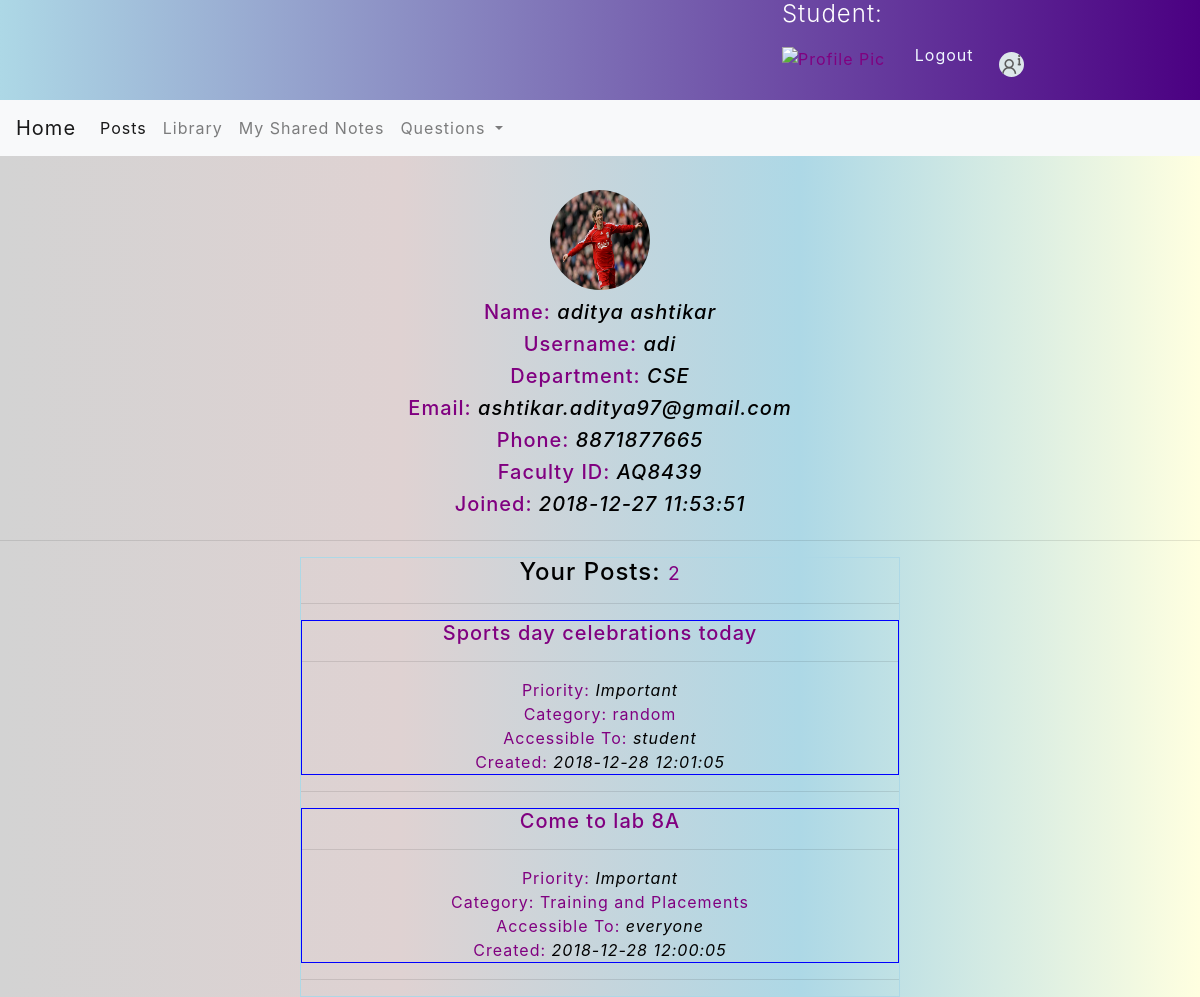
The page /profile.php?id=1 on the database its author committed.
### tables this page shows
CREATE TABLE `users` (
  `id` int(11) NOT NULL,
  `firstName` varchar(100) NOT NULL,
  `lastName` varchar(100) NOT NULL,
  `username` varchar(255) NOT NULL,
  `department` varchar(50) NOT NULL,
  `email` varchar(255) NOT NULL,
  `phone` varchar(20) NOT NULL,
  `password` varchar(255) NOT NULL,
  `faculty_id` varchar(200) NOT NULL,
  `is_faculty` tinyint(4) NOT NULL DEFAULT '0',
  `is_HOD` tinyint(4) NOT NULL DEFAULT '0',
  `is_CR` tinyint(4) NOT NULL DEFAULT '0',
  `profile_pic` text NOT NULL,
  `isVerified` tinyint(4) NOT NULL DEFAULT '0',
  `token` text NOT NULL,
  `created` datetime NOT NULL,
  `cookieToken` varchar(255) NOT NULL
);

CREATE TABLE `post` (
  `id` int(11) NOT NULL,
  `content` text NOT NULL,
  `cat_id` varchar(10) NOT NULL,
  `isImportant` tinyint(4) NOT NULL DEFAULT '0',
  `access_to` varchar(20) NOT NULL,
  `user_id` int(11) NOT NULL,
  `created` datetime NOT NULL,
  `status` tinyint(4) NOT NULL DEFAULT '1'
);

CREATE TABLE `category` (
  `id` int(11) NOT NULL,
  `name` varchar(50) NOT NULL,
  `isRandom` tinyint(4) NOT NULL,
  `postId` int(11) NOT NULL,
  `status` tinyint(4) NOT NULL DEFAULT '1'
);

### classes/User.php (called while the page is built, shortened)
<?php
	class User {
		private $pic;
		private $faculty_id;
		private $firstName;
		private $lastName;
		private $dept;
		private $created;
		private $username;
		private $email;
		private $phone;
		public function __construct($con, $username) {
			$result = mysqli_query($con, "SELECT * FROM users WHERE username='$username'");
			$row = mysqli_fetch_array($result);
			$this->pic = $row['profile_pic'];
			$this->is_faculty = $row['is_faculty'];
			$this->firstName = $row['firstName'];
			$this->lastName = $row['lastName'];
			$this->dept = $row['department'];
			$this->email = $row['email'];
			$this->phone = $row['phone'];
			$this->created = $row['created'];
			$this->username = $username;
			$this->faculty_id = $row['faculty_id'];
		}
		public function getFacId() {
			return $this->faculty_id;
		}
		public function getName() {
			return $this->firstName . " " . $this->lastName;
		}
		public function getUsername() {
			return $this->username;
		}
		public function getCreated() {
			return $this->created;
		}
		public function getPic() {
			return $this->pic;
		}
		public function getDept() {
			return $this->dept;
		}
		public function getMail() {
			return $this->email;
		}
		public function getPhone() {
			return $this->phone;
		}
	}
?>

### classes/Category.php (called while the page is built, shortened)
<?php
	class Category {
		private $name;
		public function __construct($con, $id) {
			$this->con = $con;
			$result = mysqli_query($this->con, "SELECT * FROM category WHERE id='$id' AND status=1");
			$row=mysqli_fetch_array($result);
			$this->name = $row['name'];
		}
		public function getName() {
			return $this->name;
		}
	}
?>

### profile.php (the view, shortened to what this page needs)
<?php
	include('includes/config.php');
	include('classes/User.php');
	include('classes/Category.php');
	$id = $_GET['id'];
	$res = mysqli_query($con, "SELECT username FROM users WHERE id='$id'");
	$row= mysqli_fetch_array($res);
	$username = $row['username'];
	$user = new User($con, $username);
	include('includes/header.php');
?>
<?php include('includes/logged/finalNav.php'); ?>
<div id="UserProfileThings">
	<div id="UserProfileInformation">
		<div class="userProfileImage">
			<img src="<?php echo $user->getPic(); ?>" height=50 width=50>
		</div>
		<h5>Name: <em><?php echo $user->getName(); ?></em></h5>
		<h5>Username: <em><?php echo $user->getUsername(); ?></em></h5>
		<h5>Department: <em><?php echo $user->getDept(); ?></em></h5>
		<h5>Email: <em><?php echo $user->getMail(); ?></em></h5>
		<h5>Phone: <em><?php echo $user->getPhone(); ?></em></h5>
		<?php if ($user->is_faculty || $user->is_HOD) {
			echo "<h5>Faculty ID: <em>" . $user->getFacId() . "</em></h5>";
		} ?>
		<h5>Joined: <em><?php echo $user->getCreated(); ?></em></h5>
	</div>
	<hr>
</div>
<div id="UserProfilePosts">
		<?php
			$posts = mysqli_query($con, "SELECT * FROM post WHERE user_id ='$id' ORDER BY id DESC");
		?>
			<h4 style="color: black;">Your Posts: <small><?php echo mysqli_num_rows($posts); ?></small></h4><hr>
		<?php
			while ($posts_row = mysqli_fetch_array($posts)) {
		?>
				<div class="postByUser" style="border: 1px solid blue;">
					<h5><?php echo substr(str_replace("\n", "<br>", $posts_row['content']), 0, 60); if(strlen($posts_row['content']) >60) echo "....<small>Read more</small>"; ?></h5>
					<hr>
					Priority: <em><?php if($posts_row['isImportant']) echo "Important"; else echo "Not Important"; ?></em><br>
					Category:
					<?php
						$cat_id = $posts_row['cat_id'];
						$cat = new Category($con, $cat_id);
						echo $cat->getName();
					?><br>
					Accessible To: <em><?php echo $posts_row['access_to'] ?></em><br>
					Created: <em><?php echo $posts_row['created']; ?></em>
				</div>
				<hr>
		<?php
			}
		?>
</div>

### assets/css/index.css (style rules this page uses)
html, body { margin: 0; padding: 0; height: 100%; background: linear-gradient(to right, lightgrey, #dfd2d2, lightblue, lightyellow); }
* { color: purple; letter-spacing: 1px; }
#UserProfileThings { margin-top: 185px; height: auto; width: 100%; }
#UserProfileInformation { border: 1px solid black; width: 40%; overflow: hidden; height: auto; text-align: center; }
* em { color: black; }
#UserProfileInformation .userProfileImage img { border-radius: 50%; height: 100px; width: 100px; margin: 5px auto 10px auto; }
#UserProfilePosts { text-align: center; width: 50%; height: auto; border: 1px solid lightblue; margin-left: 25%; }

### profile.php (style rules this page uses)
#UserProfileInformation { margin: 0 auto; border: none; }

### rows shown on the page
users: profile_pic (picture), $user->getName() "aditya ashtikar", username "adi", department "CSE", email "ashtikar.aditya97@gmail.com", phone "8871877665", faculty "AQ8439", created "2018-12-27 11:53:51"
post: content "Sports day celebrations today", isImportant "Important", category.name "random", access_to "student", created "2018-12-28 12:01:05"
post: content "Come to lab 8A", isImportant "Important", category.name "Training and Placements", access_to "everyone", created "2018-12-28 12:00:05"

### other values the page prints
$navUser->getDesignation() "Student"
mysqli_num_rows($posts) "2"
